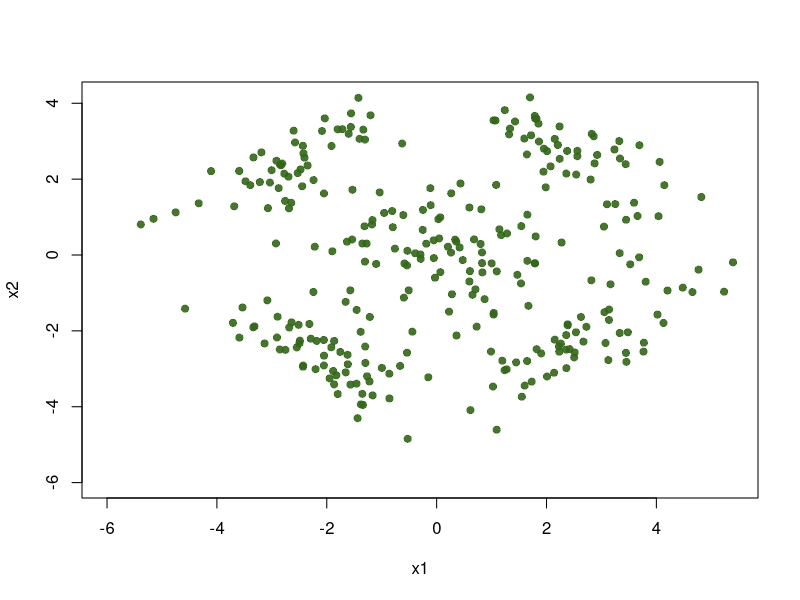
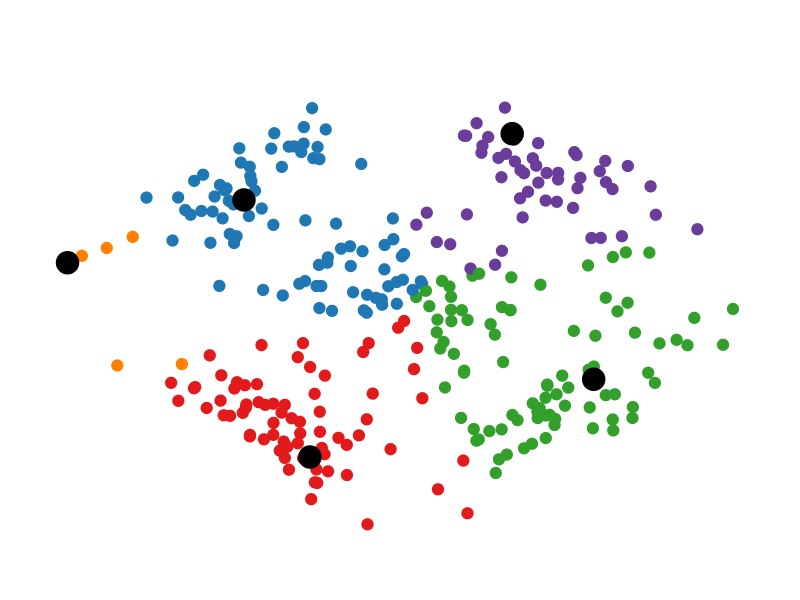
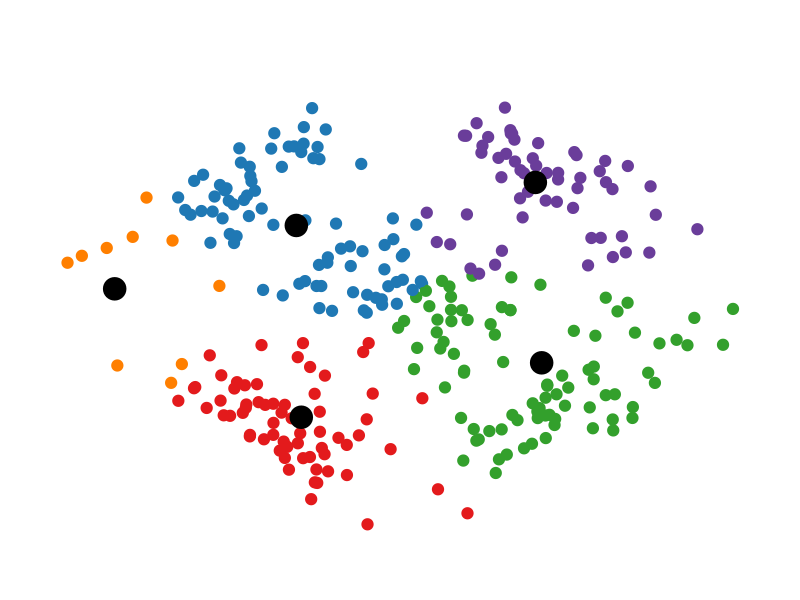
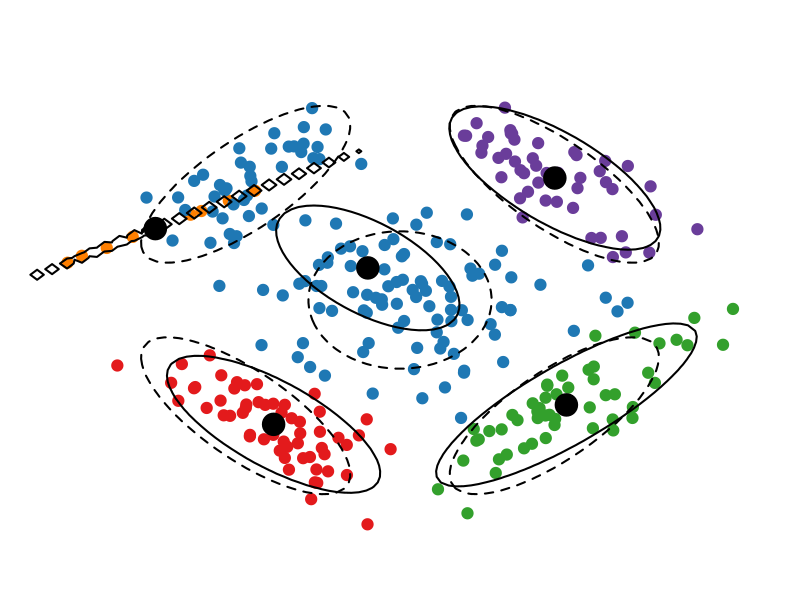

These charts were generated, in order, by the following R code:
##################################################################################
###       COMP/INDR 421/521 INTRODUCTION TO MACHINE LEARNING (Fall 2017)       ###
###                HW07: Expectation-Maximization Clustering                   ###      
###                Developed by: Asma Hakouz                                   ### 
##################################################################################
library(MASS)
## GENERATING DATA
# choose an arbitrary value for the seed which will be used for random numbers generation
set.seed(521)
# mean parameters
cluster_means <- array(c(2.5, 2.5, 
                   -2.5, 2.5,
                   -2.5, -2.5,
                   2.5, -2.5,
                   0, 0), c(1, 2, 5))
# Coveriance matrices
cluster_sigma <- array(c(+0.8, -0.6, -0.6, +0.8,
                         +0.8, +0.6, +0.6, +0.8,
                         +0.8, -0.6, -0.6, +0.8,
                         +0.8, +0.6, +0.6, +0.8,
                         +1.6, 0.0, 0.0, +1.6), c(2, 2, 5))
# sample sizes
cluster_sizes <- c(50, 50, 50, 50, 100)

# generate random samples from multivariate (in our case it's bivariate) normal distributions
points <- c()
for(i in 1:5){
  points <- rbind(points, MASS::mvrnorm(n = cluster_sizes[i], cluster_means[,, i], cluster_sigma[,, i]))
}
  
# plot the generated data points.  
plot(points[,1], points[,2], type = "p", col = rgb(0.2,0.4,0.1,0.9), lwd = 0.5, 
     xlab = "x1", ylab = "x2", ylim = c(-6, max(points[,2])),
     xlim = c(-6, max(points[,1])), pch = 19)
X <- points
N <- 300
K <- 5

# K-means initialization
centroids <<- NULL
assignments <<- NULL
for(i in 1:2){
  if (is.null(centroids) == TRUE) {
    # for the first iteration; random initialization of centroids
    centroids <- X[sample(1:N, K),]
  } else {
    for (k in 1:K) {
      centroids[k,] <- colMeans(X[assignments == k,])
    }  
  }
  #update_memberships,
  # check dist between all DPs and centroids
  D <- as.matrix(dist(rbind(centroids, X), method = "euclidean"))
  D <- D[1:nrow(centroids), (nrow(centroids) + 1):(nrow(centroids) + nrow(X))]
  #assignments <<- apply(D, MARGIN = 2, FUN = function(x) sort(x, index.return = TRUE)$ix[1])
  assignments <<- sapply(1:N, function(i) {which.min(D[,i])})
  
  colors <- c("#1f78b4", "#33a02c", "#e31a1c", "#ff7f00", "#6a3d9a", "#b15928", "#a6cee3",
              "#b2df8a", "#fb9a99", "#fdbf6f", "#cab2d6", "#ffff99")
  if (is.null(X) == FALSE && is.null(assignments) == TRUE) {
    par(mar = c(0, 0, 0, 0), oma = c(0, 0, 0, 0))
    plot(X[,1], X[,2], col = "lightgray", xlim = c(-6, 6), ylim = c(-6, 6), xlab = "", ylab = "",
         cex = 1.5, axes = FALSE, pch = 19)
  }
  if (is.null(X) == FALSE && is.null(assignments) == FALSE) {
    par(mar = c(0, 0, 0, 0), oma = c(0, 0, 0, 0))
    plot(X[,1], X[,2], col = colors[assignments], xlim = c(-6, 6), ylim = c(-6, 6), xlab = "",
         ylab = "", cex = 1.5, axes = FALSE, pch = 19)
  }
  if (is.null(centroids) == FALSE) {
    points(centroids[,1], centroids[,2], col = "black", pch = 19, cex = 3) 
  }
}

# estimate classes variances
sample_covariance <- array(sapply(X = 1:K, FUN = function(c) {
  matrix(c(mean((X[assignments == c, 1] - centroids[c, 1])^2), 
           mean((X[assignments == c, 1] - centroids[c, 1])*(X[assignments == c, 2] - centroids[c, 2])),
           mean((X[assignments == c, 1] - centroids[c, 1])*(X[assignments == c, 2] - centroids[c, 2])),
           mean((X[assignments == c, 2] - centroids[c, 2])^2)))}), dim=c(2,2,K))

# calculate prior probabilities
class_priors <- sapply(X = 1:K, FUN = function(c) {mean(assignments == c)})

for(loop in 1:100){
  h_cluster <- sapply(1:N, function(t) {sapply(1:K, function(i) {
    (class_priors[i] * det(sample_covariance[,, i]) ** (-1/2.0) *
       exp(-1/2.0 *(t(as.matrix(X[t,] - centroids[i,])) %*% chol2inv(chol(sample_covariance[,, i])) %*%
                      as.matrix(X[t,] - centroids[i,]))))/
      sum(sapply(1:K, function(i) {
        (class_priors[i] * det(sample_covariance[,, i]) ** (-1/2.0) * 
           exp(-1/2.0 *(t(as.matrix(X[t,] - centroids[i,])) %*% chol2inv(chol(sample_covariance[,, i])) %*% 
                          as.matrix(X[t,] - centroids[i,])))) 
      }))
  })})
  
  class_priors <- sapply(1:K, function(j) {mean(h_cluster[j, ])})
  centroids <- t(sapply(1:k, function(j) {colSums(cbind(as.matrix(h_cluster[j,]), as.matrix(h_cluster[j,])) *
                                                    X)/ sum(h_cluster[j,])}))
  sample_covariance <- array(sapply(1:K, function(i){
    array(rowSums(sapply(1:N, function(t){
      h_cluster[i,t] * (X[t,] - centroids[i,]) %*% t(X[t,] - centroids[i,])
    })), c(2, 2)) / sum(h_cluster[i,])
  }), c(2, 2, K))
    
}  

par(mar = c(0, 0, 0, 0), oma = c(0, 0, 0, 0))
plot(X[,1], X[,2], col = colors[sapply(1:N, function(i){which.max(h_cluster[,i])})], xlim = c(-6, 6),
     ylim = c(-6, 6), xlab = "", ylab = "", cex = 1.5, axes = FALSE, pch = 19)

points(centroids[,1], centroids[,2], col = "black", pch = 19, cex = 3) 

print(centroids)

library(mvtnorm)
x.points <- seq(-6,6,length.out=100)
y.points <- x.points
for(j in 1:K){
  z <- matrix(0, nrow=100, ncol=100)
  mu <- centroids[j,]
  sigma <- sample_covariance[, , j]
  for (i in 1:100) {
    for (r in 1:100) {
      z[i,r] <- dmvnorm(c(x.points[i],y.points[r]),
                        mean=mu,sigma=sigma)
    }
  }
  contour(x.points,y.points, z, nlevels = 1, levels = c(0.05),add = TRUE, lwd = 2, drawlabels = FALSE,  lty = "solid")
  
}
for(j in 1:K){
  z <- matrix(0, nrow=100, ncol=100)
  mu <- cluster_means[,,j]
  sigma <- cluster_sigma[, , j]
  for (i in 1:100) {
    for (r in 1:100) {
      z[i,r] <- dmvnorm(c(x.points[i],y.points[r]),
                        mean=mu,sigma=sigma)
    }
  }
  contour(x.points,y.points, z, nlevels = 1, levels = c(0.05),add = TRUE, lwd = 2, drawlabels = FALSE,  lty = "dashed")
  
}
